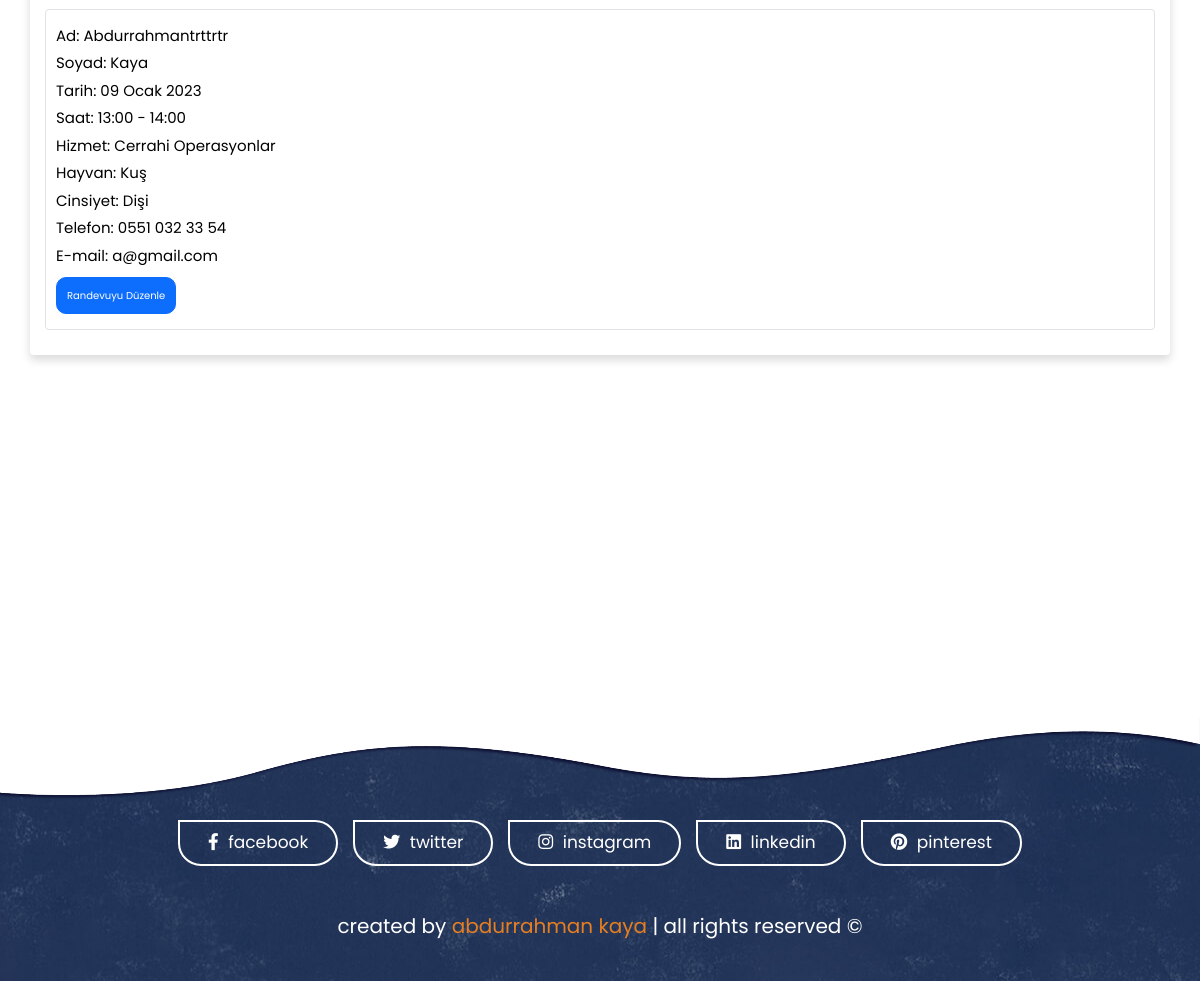
Page /booking/user-panel (lower part) on the earlier database version.
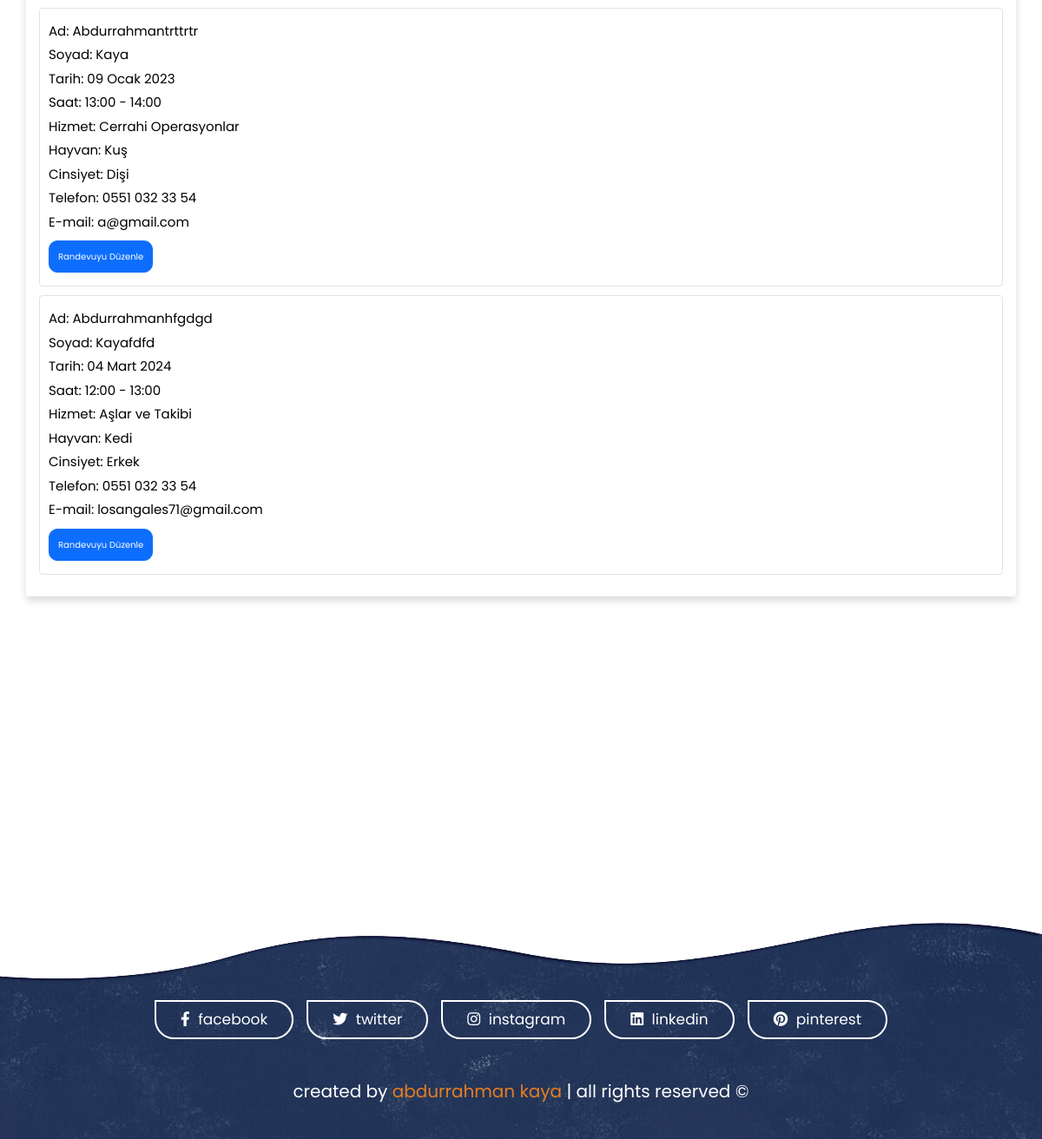
Same page on the later database version.
### booking/models.py (models this page shows, shortened)
class Appointment(models.Model):
    name = models.CharField(max_length=50,verbose_name="Ad")
    surname = models.CharField(max_length=50,verbose_name="Soyad")
    service = models.CharField(max_length=50, choices=SERVICE_CHOICES, default="Aşlar ve Takibi", verbose_name="Hizmet")
    day = models.DateField(default=datetime.now)
    time = models.CharField(max_length=50, choices=TIME_CHOICES, default="3 PM", verbose_name="Saat")
    phone = models.CharField(max_length=11, verbose_name="Telefon Numarası")
    email = models.CharField(max_length=50, verbose_name="Email")
    animal = models.CharField(max_length=50, choices= ANIMAL_CHOICES, default="Kedi", verbose_name="Hayvan")
    gender = models.CharField(max_length=50, choices= GENDER_CHOICES, default="Erkek", verbose_name="Cinsiyet")
    time_ordered = models.DateTimeField(default=datetime.now, blank=True, verbose_name="Randevu Alma Saati")
    class Meta:
        verbose_name = "Randevu"
        verbose_name_plural = "Randevular"

### booking/views.py (the view)
# urls.py: path('user-panel', views.userPanel, name='userPanel'),
def userPanel(request):
    user = request.user
    appointments = Appointment.objects.order_by('day', 'time')
    return render(request, 'userPanel.html', {
        'user':user,
        'appointments':appointments,
    })

### booking/templates/userPanel.html (shortened to what this page needs)
{% extends 'layout.html' %}
{% load static %}
{% block body %}
{% if appointments.count > 0 %}
<div class="mt-5 ">
    <div class="shadow p-4 mb-3 bg-body bg-body rounded text-black  m-5">
        {% for appointment in appointments %}
        <div class="list-group fs-4 border p-3 mb-3">
            <p class="list-group mt-2">Ad: {{ appointment.name }}</p>
            <p class="list-group mt-2">Soyad: {{ appointment.surname }}</p>
            <p class="list-group mt-2">Tarih: {{ appointment.day }}</p>
            <p class="list-group mt-2">Saat: {{ appointment.time }}</p>
            <p class="list-group mt-2">Hizmet: {{ appointment.service }}</p>
            <p class="list-group mt-2">Hayvan: {{ appointment.animal }}</p>
            <p class="list-group mt-2">Cinsiyet: {{ appointment.gender }}</p>
            <p class="list-group mt-2">Telefon: {{ appointment.phone }}</p>
            <p class="list-group mt-2">E-mail: {{ appointment.email }}</p>
            <div class="mt-3 mb-2">
                <a class="btn btn-primary rounded-4 p-3" href="{% url 'userUpdate' appointment.id %}">Randevuyu Düzenle</a>
            </div>
        </div>
        {% endfor %}
    </div>
</div>
{% endif %}
{% endblock %}

Differences in the rows shown:
added Appointment: name "Abdurrahmanhfgdgd", surname "Kayafdfd", day "04 Mart 2024", time "12:00 - 13:00", service "Aşlar ve Takibi", animal "Kedi", gender "Erkek", phone "0551 032 33 54", email "losangales71@gmail.com"
